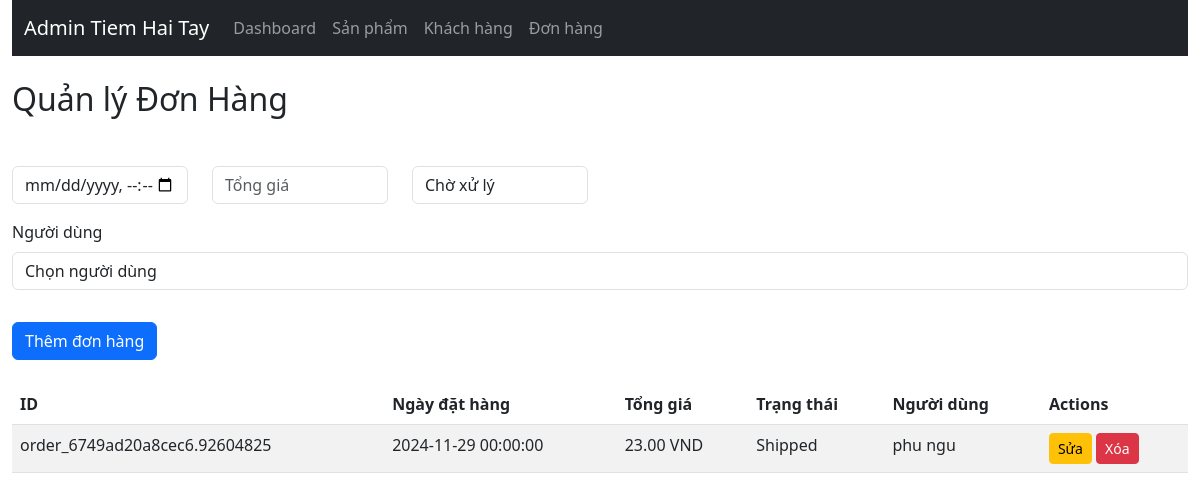
The app's page /frontend/admin/order.php, older data.
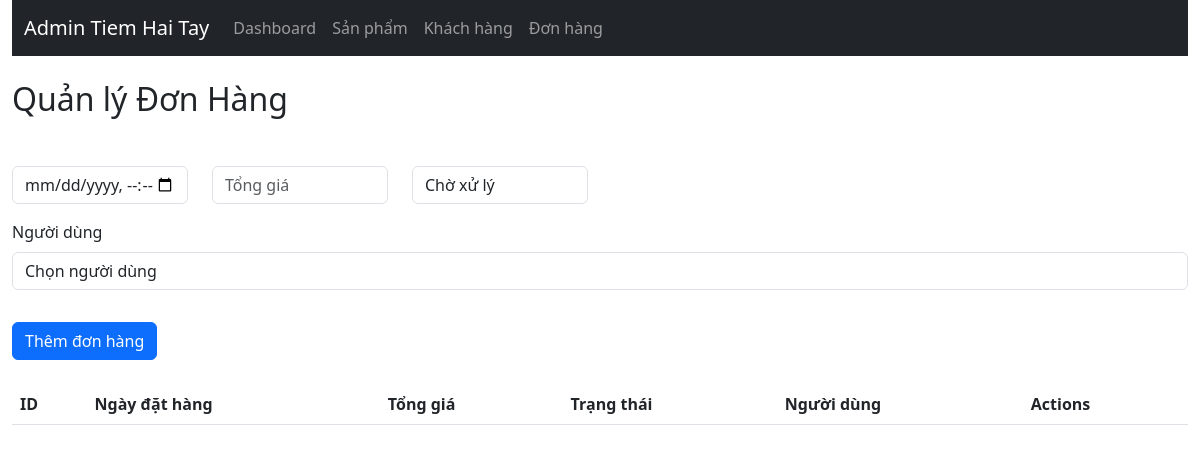
The same page, newer data.
### tables this page shows
CREATE TABLE IF NOT EXISTS `orders` (
  `id` varchar(255) NOT NULL,
  `user_id` int NOT NULL,
  `order_date` datetime NOT NULL,
  `total_price` decimal(10,2) NOT NULL,
  `status` varchar(255) NOT NULL,
  PRIMARY KEY (`id`),
  KEY `fk_user_id` (`user_id`)
);

CREATE TABLE IF NOT EXISTS `users` (
  `id` varchar(255) NOT NULL,
  `name` varchar(255) NOT NULL,
  `password` varchar(255) NOT NULL,
  `phone` varchar(15) NOT NULL,
  `email` varchar(255) NOT NULL,
  `address` varchar(255) NOT NULL,
  PRIMARY KEY (`id`)
);

### backend/models/order.php (called while the page is built, shortened)
<?php
function getAllOrders() {
    $conn = getDatabaseConnection();
    $result = $conn->query("SELECT * FROM orders");
    return $result->fetch_all(MYSQLI_ASSOC);
}
?>

### backend/models/user.php (called while the page is built, shortened)
<?php
function getUserById($id) {
    $conn = getDatabaseConnection();
    $stmt = $conn->prepare("SELECT * FROM users WHERE id = ?");
    $stmt->bind_param("i", $id);
    $stmt->execute();
    return $stmt->get_result()->fetch_assoc();
}
?>

### frontend/admin/order.php (the view, shortened to what this page needs)
<?php
include './components/header.php';
require_once '../../backend/models/order.php';
require_once '../../backend/models/user.php';
$orders = getAllOrders();
?>
<link rel="stylesheet" href="../../frontend/assets/css/style.css">
<div class="container-fluid">
    <?php include './components/navbar.php'; ?>
    <div class="row mt-4">
        <div class="col-md-12">
            <h2 class="text-left mb-5">Quản lý Đơn Hàng</h2>
            <form action="../../backend/routes/apiOrder.php?action=addOrder" method="POST" class="mb-4">
                <div class="row">
                    <div class="col-12 col-md-2 mb-3">
                        <input type="datetime-local" name="order_date" class="form-control" required>
                    </div>
                    <div class="col-12 col-md-2 mb-3">
                        <input type="number" name="total_price" class="form-control" placeholder="Tổng giá" required>
                    </div>
                    <div class="col-12 col-md-2 mb-3">
                        <select name="status" class="form-control" required>
                            <option value="pending">Chờ xử lý</option>
                        </select>
                    </div>
                    <div class="mb-3">
                        <label for="edit-user_id" class="form-label">Người dùng</label>
                        <select name="user_id" id="edit-user_id" class="form-control select2" required>
                            <option value="">Chọn người dùng</option>
                        </select>
                    </div>
                </div>
                <button type="submit" class="btn btn-primary mt-3">Thêm đơn hàng</button>
            </form>
            <table class="table table-striped">
                <thead>
                    <tr>
                        <th>ID</th>
                        <th>Ngày đặt hàng</th>
                        <th>Tổng giá</th>
                        <th>Trạng thái</th>
                        <th>Người dùng</th>
                        <th>Actions</th>
                    </tr>
                </thead>
                <tbody>
                    <?php foreach ($orders as $order): ?>
                        <tr>
                            <td><?= $order['id'] ?></td>
                            <td><?= date('Y-m-d H:i:s', strtotime($order['order_date'])) ?></td>
                            <td><?= number_format($order['total_price'], 2) ?> VND</td>
                            <td><?= ucfirst($order['status']) ?></td>
                            <td><?= getUserById($order['user_id'])['name'] ?></td>
                            <td>
                                <button class="btn btn-warning btn-sm edit-btn" data-id="<?= $order['id'] ?>"
                                    data-order_date="<?= $order['order_date'] ?>"
                                    data-total_price="<?= $order['total_price'] ?>" data-status="<?= $order['status'] ?>"
                                    data-user_id="<?= $order['user_id'] ?>" data-toggle="modal"
                                    data-target="#editModal">Sửa</button>
                                <a href="../../backend/routes/apiOrder.php?action=deleteOrder&id=<?= $order['id'] ?>"
                                    class="btn btn-danger btn-sm"
                                    onclick="return confirm('Bạn có chắc chắn muốn xóa đơn hàng này?')">Xóa</a>
                            </td>
                        </tr>
                    <?php endforeach; ?>
                </tbody>
            </table>
        </div>
    </div>
</div>
<?php include './components/footer.php'; ?>

Row changes from the older to the newer data that the page shows:
removed orders: id "order_6749ad20a8cec6.92604825", order_date "2024-11-29 00:00:00", total_price "23.00", status "Shipped", user.name "phu ngu"
